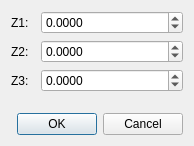
<?xml version="1.0" encoding="UTF-8"?>
<ui version="4.0">
 <class>Dialog</class>
 <widget class="QDialog" name="Dialog">
  <property name="windowModality">
   <enum>Qt::WindowModal</enum>
  </property>
  <property name="geometry">
   <rect>
    <x>0</x>
    <y>0</y>
    <width>194</width>
    <height>146</height>
   </rect>
  </property>
  <property name="windowTitle">
   <string>Calibration</string>
  </property>
  <property name="modal">
   <bool>true</bool>
  </property>
  <layout class="QGridLayout" name="gridLayout">
   <item row="0" column="0">
    <layout class="QFormLayout" name="formLayout">
     <property name="horizontalSpacing">
      <number>12</number>
     </property>
     <item row="0" column="0">
      <widget class="QLabel" name="z1Label">
       <property name="text">
        <string>Z1:</string>
       </property>
      </widget>
     </item>
     <item row="1" column="0">
      <widget class="QLabel" name="z2Label">
       <property name="text">
        <string>Z2:</string>
       </property>
      </widget>
     </item>
     <item row="2" column="0">
      <widget class="QLabel" name="z3Label">
       <property name="text">
        <string>Z3:</string>
       </property>
      </widget>
     </item>
     <item row="0" column="1">
      <widget class="QDoubleSpinBox" name="z1Value">
       <property name="decimals">
        <number>4</number>
       </property>
       <property name="minimum">
        <double>-1.000000000000000</double>
       </property>
       <property name="maximum">
        <double>1.000000000000000</double>
       </property>
       <property name="singleStep">
        <double>0.010000000000000</double>
       </property>
      </widget>
     </item>
     <item row="1" column="1">
      <widget class="QDoubleSpinBox" name="z2Value">
       <property name="decimals">
        <number>4</number>
       </property>
       <property name="minimum">
        <double>-1.000000000000000</double>
       </property>
       <property name="maximum">
        <double>1.000000000000000</double>
       </property>
       <property name="singleStep">
        <double>0.010000000000000</double>
       </property>
      </widget>
     </item>
     <item row="2" column="1">
      <widget class="QDoubleSpinBox" name="z3Value">
       <property name="decimals">
        <number>4</number>
       </property>
       <property name="minimum">
        <double>-1.000000000000000</double>
       </property>
       <property name="maximum">
        <double>1.000000000000000</double>
       </property>
       <property name="singleStep">
        <double>0.010000000000000</double>
       </property>
      </widget>
     </item>
    </layout>
   </item>
   <item row="1" column="0">
    <widget class="QDialogButtonBox" name="buttonBox">
     <property name="orientation">
      <enum>Qt::Horizontal</enum>
     </property>
     <property name="standardButtons">
      <set>QDialogButtonBox::Cancel|QDialogButtonBox::Ok</set>
     </property>
    </widget>
   </item>
  </layout>
 </widget>
 <tabstops>
  <tabstop>z1Value</tabstop>
  <tabstop>z2Value</tabstop>
  <tabstop>z3Value</tabstop>
  <tabstop>buttonBox</tabstop>
 </tabstops>
 <resources/>
 <connections>
  <connection>
   <sender>buttonBox</sender>
   <signal>accepted()</signal>
   <receiver>Dialog</receiver>
   <slot>accept()</slot>
   <hints>
    <hint type="sourcelabel">
     <x>248</x>
     <y>254</y>
    </hint>
    <hint type="destinationlabel">
     <x>157</x>
     <y>274</y>
    </hint>
   </hints>
  </connection>
  <connection>
   <sender>buttonBox</sender>
   <signal>rejected()</signal>
   <receiver>Dialog</receiver>
   <slot>reject()</slot>
   <hints>
    <hint type="sourcelabel">
     <x>316</x>
     <y>260</y>
    </hint>
    <hint type="destinationlabel">
     <x>286</x>
     <y>274</y>
    </hint>
   </hints>
  </connection>
 </connections>
</ui>
